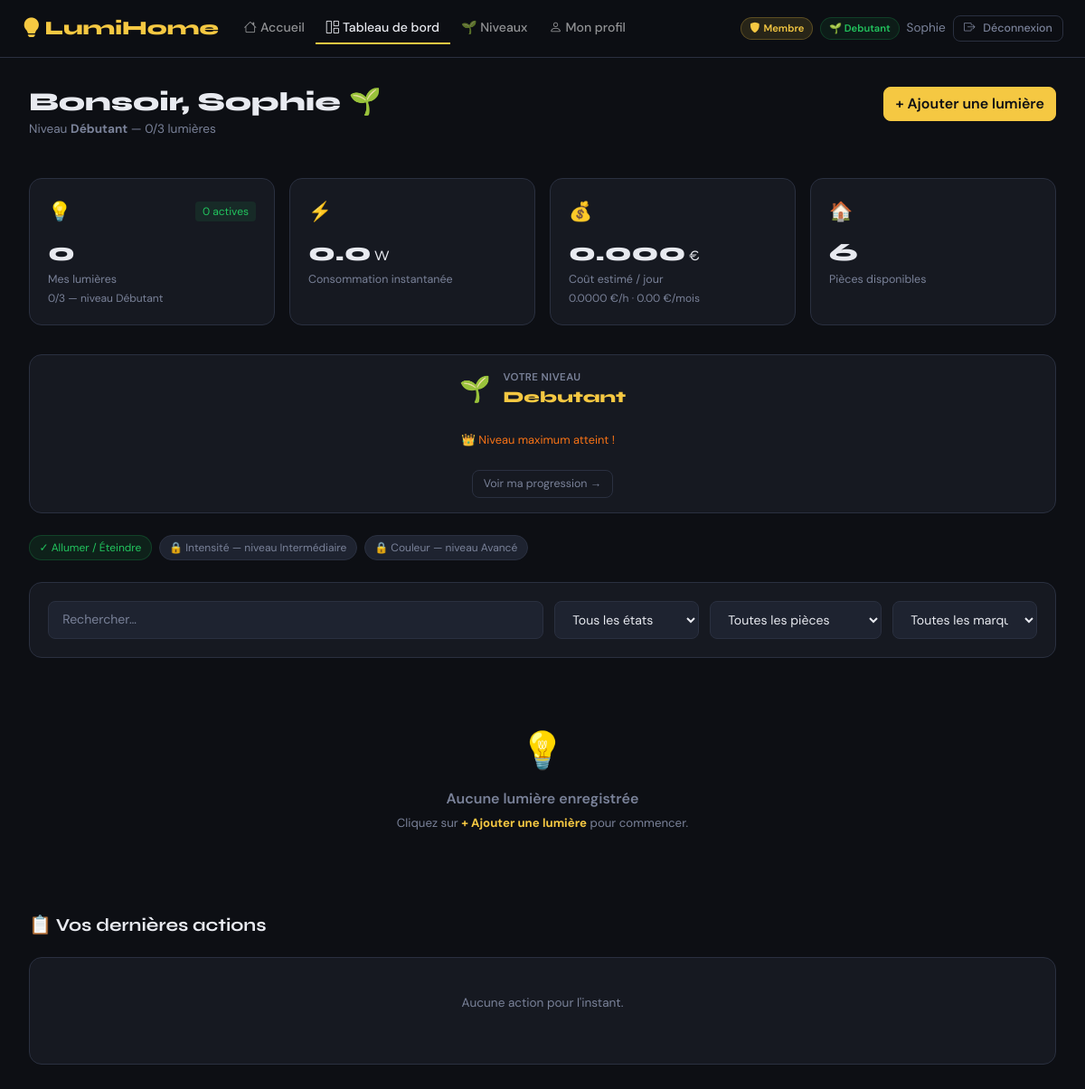
The page /Lumihome/index.php?page=dashboard (signed in) on the database as committed earlier.
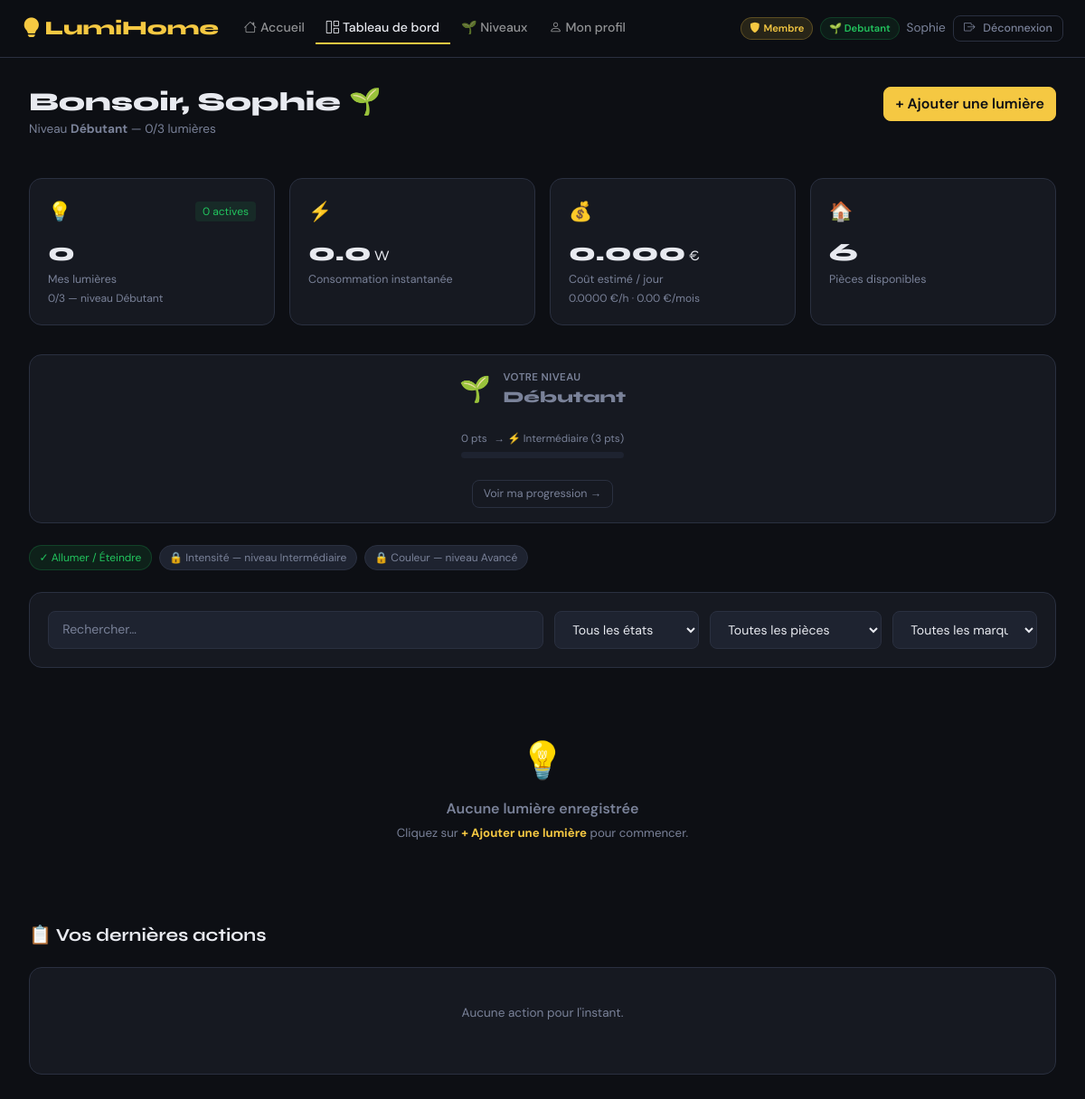
The same page on the database as committed later.
### tables this page shows
CREATE TABLE IF NOT EXISTS utilisateurs (
    id              INT AUTO_INCREMENT PRIMARY KEY,
    login           VARCHAR(50)  NOT NULL UNIQUE,
    nom             VARCHAR(100) NOT NULL,
    prenom          VARCHAR(100) NOT NULL,
    email           VARCHAR(150) NOT NULL UNIQUE,
    mot_de_passe    VARCHAR(255) NOT NULL,
    role            ENUM('visiteur','membre','admin') DEFAULT 'membre',
    est_banni       BOOLEAN DEFAULT FALSE,
    raison_ban      TEXT,
    age             INT,
    sexe            ENUM('M','F','Autre'),
    date_naissance  DATE,
    type_membre     VARCHAR(50) DEFAULT 'habitant',
    points          FLOAT DEFAULT 0,
    created_at      DATETIME DEFAULT CURRENT_TIMESTAMP
);

CREATE TABLE IF NOT EXISTS niveaux_config (
    niveau       VARCHAR(20) PRIMARY KEY,
    pts_requis   FLOAT NOT NULL,
    libelle      VARCHAR(60) NOT NULL,
    description  TEXT,
    couleur_hex  VARCHAR(7) DEFAULT '#f5c842',
    emoji        VARCHAR(5) DEFAULT '⭐'
);

### Lumihome/includes/config.php (called while the page is built, shortened)
<?php
function escape(string $s): string {
    return htmlspecialchars($s, ENT_QUOTES, 'UTF-8');
}

### Lumihome/pages/dashboard.php (the view, shortened to what the changed rows need)
<?php
$NIVEAUX_CFG = [
    'debutant'      => ['limite' => 3,  'intensite' => false, 'couleur' => false,
                        'label' => 'Débutant',      'emoji' => '🌱', 'color' => '#7a8299'],
    'intermediaire' => ['limite' => 5,  'intensite' => true,  'couleur' => false,
                        'label' => 'Intermédiaire', 'emoji' => '⚡', 'color' => '#3b82f6'],
    'avance'        => ['limite' => 8,  'intensite' => true,  'couleur' => true,
                        'label' => 'Avancé',        'emoji' => '🌟', 'color' => '#f5c842'],
    'expert'        => ['limite' => 99, 'intensite' => true,  'couleur' => true,
                        'label' => 'Expert',        'emoji' => '👑', 'color' => '#f97316'],
];
$niveau    = $_SESSION['niveau'] ?? 'debutant';
$droits    = $NIVEAUX_CFG[$niveau] ?? $NIVEAUX_CFG['debutant'];
try {
    $pdo = db();
    $uid = (int)$_SESSION['user_id'];
    $stL = $pdo->prepare('SELECT l.*,p.nom AS piece_nom,p.emoji
                           FROM lumieres l LEFT JOIN pieces p ON l.id_piece=p.id
                           WHERE l.id_user=? ORDER BY p.id,l.id');
    $stL->execute([$uid]);
    $lights = $stL->fetchAll();
    $pieces = $pdo->query('SELECT * FROM pieces ORDER BY etage,id')->fetchAll();
    $stS = $pdo->prepare('SELECT COUNT(*) AS total, SUM(etat="actif") AS on_count,
                                  COALESCE(SUM(conso_watt),0) AS conso
                           FROM lumieres WHERE id_user=?');
    $stS->execute([$uid]);
    $stats   = $stS->fetch();
    $conso_w = (float)$stats['conso'];
    $cout_h  = round($conso_w / 1000 * PRIX_KWH, 4);
    $cout_j  = round($cout_h * 24, 3);
    $cout_m  = round($cout_j * 30, 2);
    $stH = $pdo->prepare('SELECT h.*,l.nom AS lnom FROM historique h
                           LEFT JOIN lumieres l ON h.id_lumiere=l.id
                           WHERE h.id_user=? ORDER BY h.timestamp DESC LIMIT 10');
    $stH->execute([$uid]);
    $history = $stH->fetchAll();
    $stN = $pdo->prepare('SELECT u.points, u.niveau, u.pts_connexion, u.pts_actions,
                                  nc.couleur_hex, nc.emoji AS niv_emoji, nc.libelle AS niv_libelle
                           FROM utilisateurs u
                           LEFT JOIN niveaux_config nc ON nc.niveau = u.niveau
                           WHERE u.id = ?');
    $stN->execute([$uid]);
    $niv_user = $stN->fetch();
    $stPN = $pdo->prepare('SELECT * FROM niveaux_config WHERE pts_requis > ? ORDER BY pts_requis ASC LIMIT 1');
    $stPN->execute([$niv_user['points'] ?? 0]);
    $prochain_niv = $stPN->fetch();
    $nb_lumieres = count($lights);
} catch(Exception $e) {
    $lights = []; $pieces = []; $history = [];
    $stats  = ['total'=>0,'on_count'=>0,'conso'=>0];
    $conso_w = $cout_h = $cout_j = $cout_m = 0;
    $niv_user = null; $prochain_niv = null; $nb_lumieres = 0;
}
$prenom_esc  = escape($_SESSION['prenom'] ?? '');
$greet       = (int)date('H') < 12 ? 'Bonjour' : 'Bonsoir';
$peut_ajouter = $nb_lumieres < $droits['limite'];
?>
<div class="page">
  <div style="display:flex;justify-content:space-between;align-items:flex-start;
              margin-bottom:1.75rem;flex-wrap:wrap;gap:1rem">
    <div>
      <h1 style="font-family:'Syne',sans-serif;font-size:1.8rem;font-weight:800;margin-bottom:.15rem">
        <?= $greet ?>, <?= $prenom_esc ?> <?= $droits['emoji'] ?>
      </h1>
      <p id="header-niv-sub" style="font-size:.85rem;color:var(--muted)">
        Niveau <strong style="color:<?= escape($droits['color']) ?>"><?= escape($droits['label']) ?></strong>
        — <?= $nb_lumieres ?>/<?= $droits['limite'] == 99 ? '∞' : $droits['limite'] ?> lumières
      </p>
    </div>
    <div id="add-btn-zone">
    <?php if ($peut_ajouter): ?>
    <button class="btn btn-primary" onclick="openModal('add-light-modal')">+ Ajouter une lumière</button>
    <?php endif; ?>
    </div>
  </div>
  <div class="stats-row" id="stats-row">
    <div class="stat-card">
      <div class="stat-top"><span class="stat-icon">💡</span>
        <span style="font-size:.75rem;padding:.15rem .5rem;border-radius:4px;
                     background:rgba(34,197,94,.1);color:var(--on)" id="s-on">
          <?= (int)$stats['on_count'] ?> actives
        </span>
      </div>
      <div class="stat-val" id="s-total"><?= (int)$stats['total'] ?></div>
      <div class="stat-lbl">Mes lumières</div>
      <div class="stat-sub" id="s-limite">
        <?= $nb_lumieres ?>/<?= $droits['limite'] == 99 ? '∞' : $droits['limite'] ?> — niveau <?= escape($droits['label']) ?>
      </div>
    </div>
    <div class="stat-card">
      <div class="stat-top"><span class="stat-icon">⚡</span></div>
      <div class="stat-val" id="s-conso"><?= number_format($conso_w,1) ?><small style="font-size:1rem;font-weight:400"> W</small></div>
      <div class="stat-lbl">Consommation instantanée</div>
    </div>
    <div class="stat-card">
      <div class="stat-top"><span class="stat-icon">💰</span></div>
      <div class="stat-val" id="s-cout-j"><?= number_format($cout_j,3) ?><small style="font-size:1rem;font-weight:400"> €</small></div>
      <div class="stat-lbl">Coût estimé / jour</div>
      <div class="stat-sub" id="s-cout-detail"><?= number_format($cout_h,4) ?> €/h · <?= number_format($cout_m,2) ?> €/mois</div>
    </div>
    <div class="stat-card">
      <div class="stat-top"><span class="stat-icon">🏠</span></div>
      <div class="stat-val"><?= count($pieces) ?></div>
      <div class="stat-lbl">Pièces disponibles</div>
    </div>
  </div>
  <?php if ($niv_user):
    $pts = (float)($niv_user['points'] ?? 0);
    $col = $niv_user['couleur_hex'] ?? '#f5c842';
  ?>
  <div class="card" style="margin-bottom:1.5rem;padding:1rem 1.5rem;
       display:flex;align-items:center;justify-content:space-between;gap:1.5rem;flex-wrap:wrap">
    <div style="display:flex;align-items:center;gap:.85rem">
      <div style="font-size:1.75rem" id="prog-emoji"><?= $niv_user['niv_emoji'] ?? '🌱' ?></div>
      <div>
        <div style="font-size:.72rem;color:var(--muted);font-weight:600;text-transform:uppercase;letter-spacing:.4px">Votre niveau</div>
        <div id="prog-niveau-label" style="font-family:'Syne',sans-serif;font-weight:800;color:<?= escape($col) ?>;font-size:1.1rem">
          <?= escape($niv_user['niv_libelle'] ?? ucfirst($niv_user['niveau'])) ?>
        </div>
      </div>
    </div>
    <div style="flex:1;min-width:180px" id="prog-bar-zone">
      <?php if ($prochain_niv): ?>
      <div style="display:flex;justify-content:space-between;font-size:.73rem;color:var(--muted);margin-bottom:.35rem" id="prog-bar-labels">
        <span id="prog-pts"><?= round($pts,2) ?> pts</span>
        <span id="prog-next-label">→ <?= escape($prochain_niv['emoji'].' '.$prochain_niv['libelle']) ?> (<?= $prochain_niv['pts_requis'] ?> pts)</span>
      </div>
      <div style="height:7px;background:var(--surface2);border-radius:4px;overflow:hidden">
      </div>
      <?php else: ?>
      <div id="prog-bar-labels" style="font-size:.8rem;color:#f97316">👑 Niveau maximum atteint !</div>
      <?php endif; ?>
    </div>
    <a href="/Lumihome/index.php?page=niveaux" id="prog-btn" class="btn btn-outline btn-sm"
       style="white-space:nowrap;border-color:<?= escape($col) ?>;color:<?= escape($col) ?>">
      Voir ma progression →
    </a>
  </div>
  <?php endif; ?>
  <div style="display:flex;gap:.5rem;flex-wrap:wrap;margin-bottom:1.5rem">
    <span style="font-size:.75rem;padding:.25rem .65rem;border-radius:20px;
                 background:rgba(34,197,94,.1);color:#22c55e;border:1px solid rgba(34,197,94,.2)">
      ✓ Allumer / Éteindre
    </span>
    <?php if ($droits['intensite']): ?>
    <span style="font-size:.75rem;padding:.25rem .65rem;border-radius:20px;
                 background:rgba(59,130,246,.1);color:#3b82f6;border:1px solid rgba(59,130,246,.2)">
      ✓ Réglage intensité
    </span>
    <?php else: ?>
    <span style="font-size:.75rem;padding:.25rem .65rem;border-radius:20px;
                 background:var(--surface2);color:var(--muted);border:1px solid var(--border)"
          title="Débloqué au niveau Intermédiaire (3 pts)">
      🔒 Intensité — niveau Intermédiaire
    </span>
    <?php endif; ?>
    <?php if ($droits['couleur']): ?>
    <span style="font-size:.75rem;padding:.25rem .65rem;border-radius:20px;
                 background:rgba(245,200,66,.1);color:var(--accent);border:1px solid rgba(245,200,66,.2)">
      ✓ Changement couleur
    </span>
    <?php else: ?>
    <span style="font-size:.75rem;padding:.25rem .65rem;border-radius:20px;
                 background:var(--surface2);color:var(--muted);border:1px solid var(--border)"
          title="Débloqué au niveau Avancé (5 pts)">
      🔒 Couleur — niveau Avancé
    </span>
    <?php endif; ?>
  </div>
  <div class="search-bar">
    <input class="form-input" id="f-text" placeholder="Rechercher…"
           oninput="renderLights()" autocomplete="off" autocorrect="off" autocapitalize="off">
    <select class="form-input" id="f-etat" onchange="renderLights()" style="max-width:150px">
      <option value="">Tous les états</option>
    </select>
    <select class="form-input" id="f-piece" onchange="renderLights()" style="max-width:190px">
      <option value="">Toutes les pièces</option>
    </select>
    <select class="form-input" id="f-marque" onchange="renderLights()" style="max-width:160px">
      <option value="">Toutes les marques</option>
    </select>
  </div>
  <div class="lights-grid" id="lights-grid"></div>
  <div style="margin-top:2.5rem">
    <div class="sec-header"><div class="sec-title">📋 Vos dernières actions</div></div>
    <div class="card" id="hist-list">
      <?php if(empty($history)): ?>
      <p style="font-size:.85rem;color:var(--muted);text-align:center;padding:1rem">Aucune action pour l'instant.</p>
      <?php else: foreach($history as $h): ?>
      <div class="hist-item">
        <div class="hist-icon"><?= in_array($h['action'],['toggle','intensite','couleur'])?'💡':'✏️' ?></div>
        <div>
          <div class="hist-text"><?= escape(ucfirst($h['action'])) ?> — <strong><?= escape($h['lnom']??'?') ?></strong></div>
          <div class="hist-sub"><?= escape($h['val_avant']??'–') ?> → <?= escape($h['val_apres']??'–') ?> · <?= date('d/m H:i',strtotime($h['timestamp'])) ?></div>
        </div>
      </div>
      <?php endforeach; endif; ?>
    </div>
  </div>
</div>

Rows that differ between the two databases and show on the page:
now on this page (row edited): utilisateurs: niveaux_config.emoji "🌱", niveaux_config.libelle "Débutant", points "0"
added niveaux_config: emoji+libelle "⚡ Intermédiaire", pts_requis "3"
Other text that changed with them:
$droits['emoji']: "🌱" → (not shown)
$droits['label']: "Débutant" → (not shown)
$niv_user['niv_emoji']: "🌱" → (not shown)
$niv_user['niv_libelle']: "Debutant" → (not shown)
text no longer shown: "👑 Niveau maximum atteint !"
text now shown: "pts → ( pts)"
